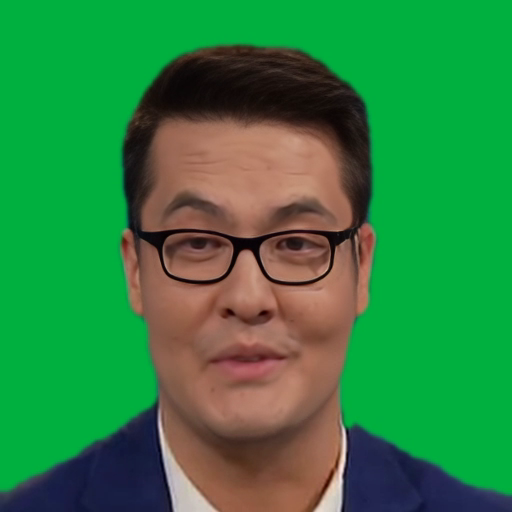
#> input picture frame 12 of hvRvskYqSe_ee2167cfd7714afb8fc3373329a28816.mp4, 512 x 512 px
$ python test_new_function.py
#> lines starting #> are read from the running program, lines starting #| are printed output that depends on the picture; after the words box and inside, x2 and y2 are one past the last pixel; in counts of white or black regions, pixels touching at a corner belong together; pictures that were not available may be replaced by others from this repository, and a replacement may not be noted
import cv2
import numpy as np
import time
import matplotlib.pyplot as plt
# Define color range for green
lower_green = np.array([35, 100, 100])
upper_green = np.array([85, 255, 255])


processedTime = []

cap = cv2.VideoCapture('/home/kientran/Code/Work/Overlayed video/hvRvskYqSe_ee2167cfd7714afb8fc3373329a28816.mp4')


if not cap.isOpened():
    print("Error opening video file")


cap2 = cv2.VideoCapture('/home/kientran/Code/Work/Overlayed video/baseVideo_15.mp4')
output = []
#Create output video
fourcc = cv2.VideoWriter_fourcc(*'mp4v')
out = cv2.VideoWriter('warpperspective_add.mp4', fourcc, 30.0, (int(cap2.get(3)), int(cap2.get(4))))

base_height = cap2.get(3)
base_width = cap2.get(4)


ratio1 = (0.68923821039903, 0.44731182795699)
ratio2 = (0.99879081015719, 0.44731182795699)
ratio3 = (0.99879081015719, 0.99784946236559)
ratio4 = (0.68923821039903,0.99784946236559)

corner1 = [int(base_height * ratio1[0]), int(base_width*ratio1[1])]
corner2 = [int(base_height * ratio2[0]), int(base_width*ratio2[1])]
corner3 = [int(base_height * ratio3[0]), int(base_width*ratio3[1])]
corner4 = [int(base_height * ratio4[0]), int(base_width*ratio4[1])]

pts1 = np.float32([[0,0], [cap.get(3), 0], [cap.get(3), cap.get(4)], [0, cap.get(4)]])
pts2 = np.float32([[corner1], [corner2], [corner3], [corner4]])
matrix = cv2.getPerspectiveTransform(pts1, pts2)

while cap.isOpened() and cap2.isOpened():

    ret, frame = cap.read()
#> frame is the input picture: shape (512, 512, 3); mean B, G, R 66, 131.1, 48
    ret1, frame1 = cap2.read()

    # start = time.time()

    if ret and ret1:

        portrait = cv2.warpPerspective(frame, matrix, (1920, 1080))
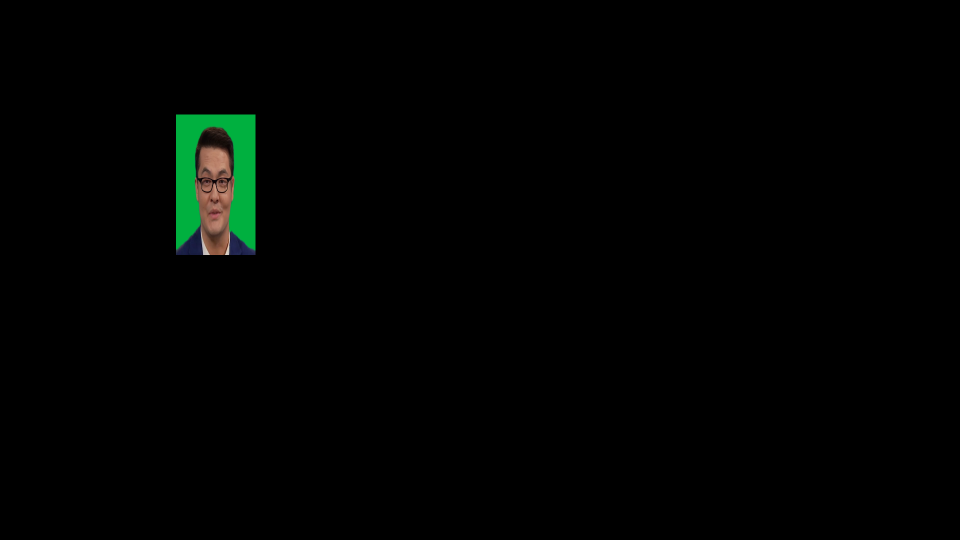
#> portrait: shape (1080, 1920, 3) (shown at 1/2 size); mean B, G, R 1.4, 2.8, 1


    #     # Create mask
        hsv = cv2.cvtColor(frame, cv2.COLOR_BGR2HSV)
#> hsv: shape (512, 512, 3); mean H, S, V 53.3, 194.1, 147.8
        mask = cv2.inRange(hsv, lower_green, upper_green)
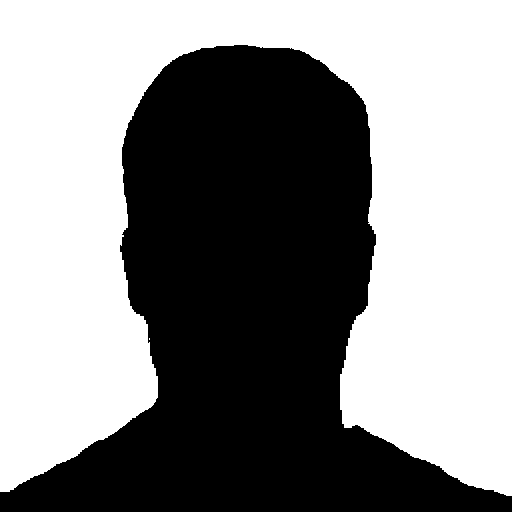
#> mask: shape (512, 512); 55.5% white; 1 black region, box (x1, y1, x2, y2) and area: (0, 45, 512, 512) 116578
        # baseMask = mask
        mask = cv2.bitwise_not(mask)

        resized_mask = cv2.warpPerspective(mask, matrix, (1920, 1080))
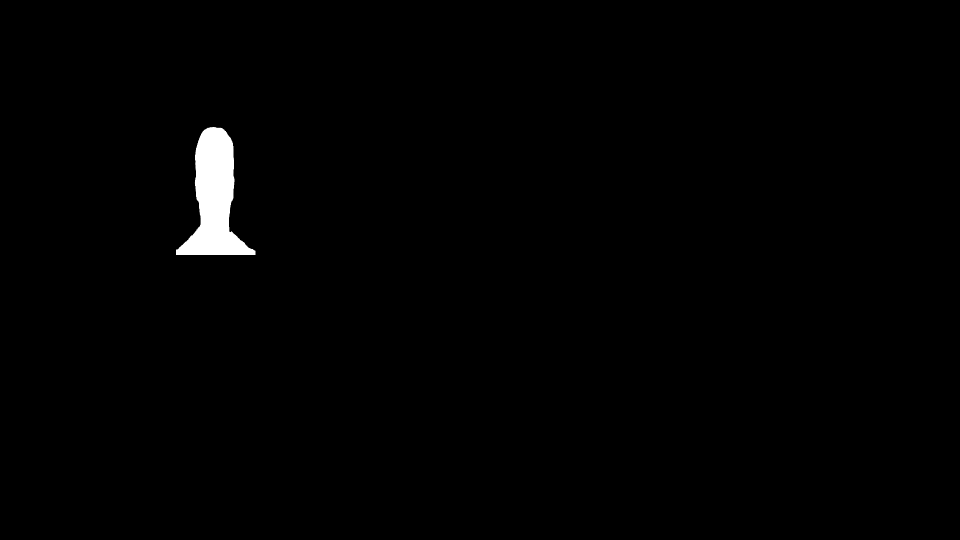
#> resized_mask: shape (1080, 1920) (shown at 1/2 size); min 0, max 255, mean 2.4
        # resizedBaseMask = cv2.warpPerspective(baseMask, matrix, (1920, 1080))
        resizedBaseMask = cv2.bitwise_not(resized_mask)
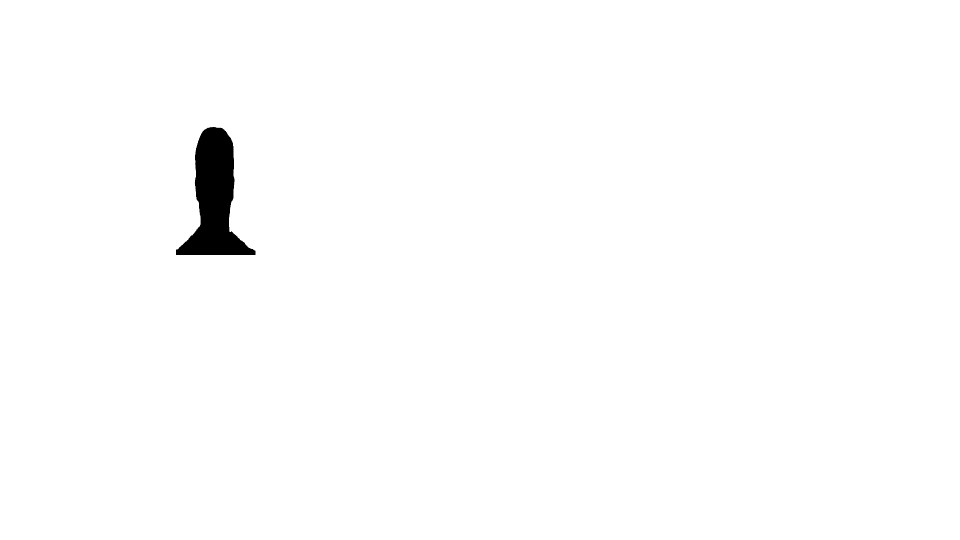
#> resizedBaseMask: shape (1080, 1920) (shown at 1/2 size); min 0, max 255, mean 252.6

        masked_frame = cv2.bitwise_and(frame, frame, mask = mask)
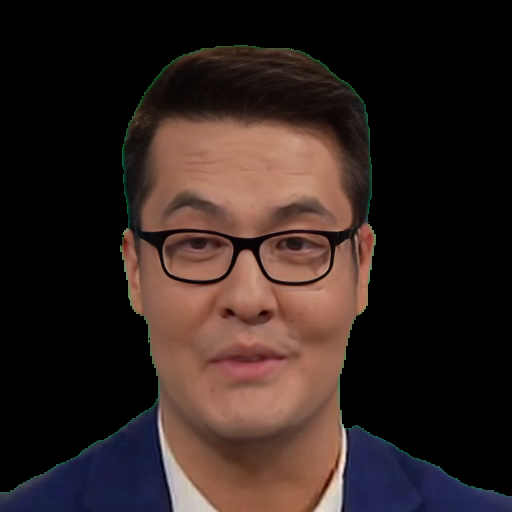
#> masked_frame: shape (512, 512, 3); mean B, G, R 30.9, 33.9, 47.6
        resizedFrame = cv2.warpPerspective(masked_frame, matrix, (1920, 1080))
#> (the run stopped early here; a loop or call above may not have finished)

$ run again, starting later in the video
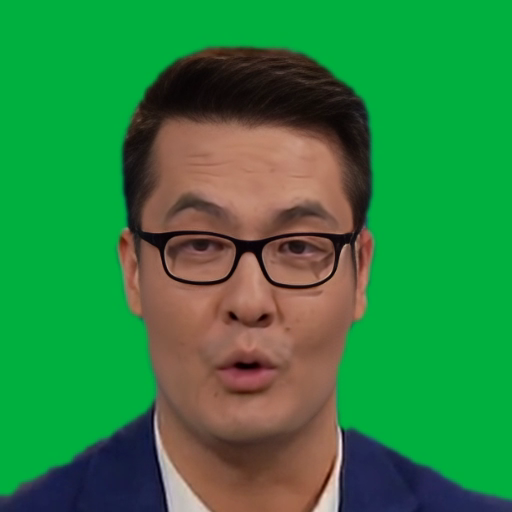
#> input picture frame 56 of hvRvskYqSe_ee2167cfd7714afb8fc3373329a28816.mp4, 512 x 512 px
#> frame is the input picture: shape (512, 512, 3); mean B, G, R 65.4, 131.3, 47
#> hsv: shape (512, 512, 3); mean H, S, V 53.5, 195.1, 147.8
#> `mask = cv2.inRange(hsv, lower_green, upper_green)`:
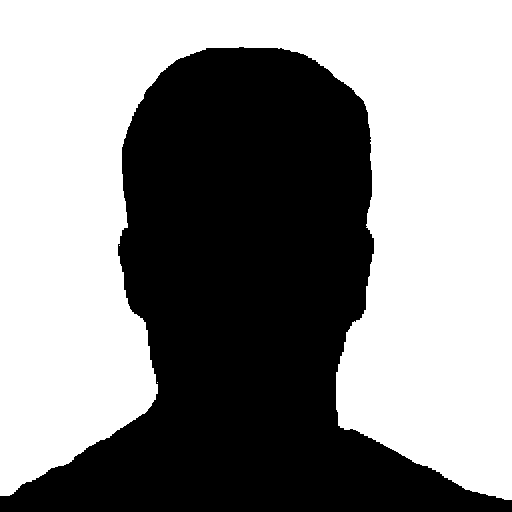
#> mask: shape (512, 512); 56.2% white; 1 black region, box (x1, y1, x2, y2) and area: (0, 47, 512, 512) 114837
#> `masked_frame = cv2.bitwise_and(frame, frame, mask = mask)`:
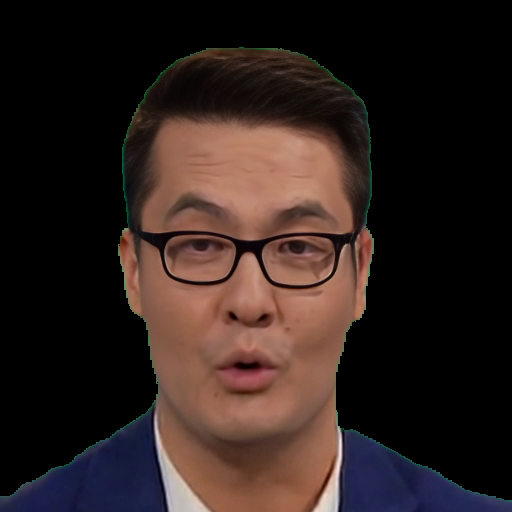
#> masked_frame: shape (512, 512, 3); mean B, G, R 29.9, 33, 46.6

$ run again, starting later in the video
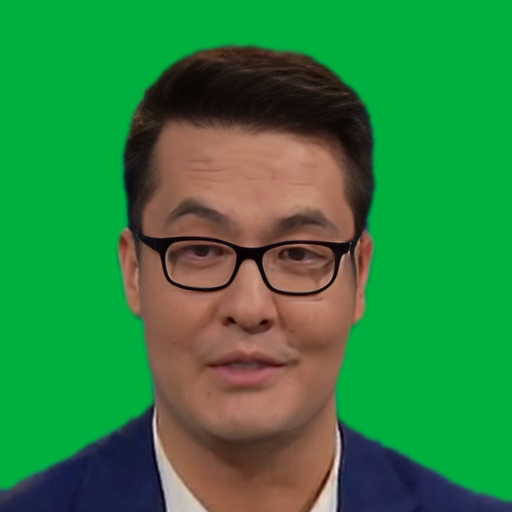
#> input picture frame 100 of hvRvskYqSe_ee2167cfd7714afb8fc3373329a28816.mp4, 512 x 512 px
#> frame is the input picture: shape (512, 512, 3); mean B, G, R 65.4, 130.8, 46.8
#> hsv: shape (512, 512, 3); mean H, S, V 53.5, 194.4, 147.2
#> `mask = cv2.inRange(hsv, lower_green, upper_green)`:
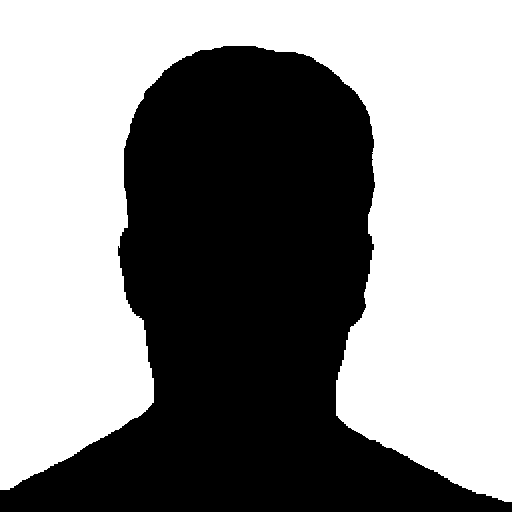
#> mask: shape (512, 512); 55.9% white; 1 black region, box (x1, y1, x2, y2) and area: (0, 46, 512, 512) 115587
#> `masked_frame = cv2.bitwise_and(frame, frame, mask = mask)`:
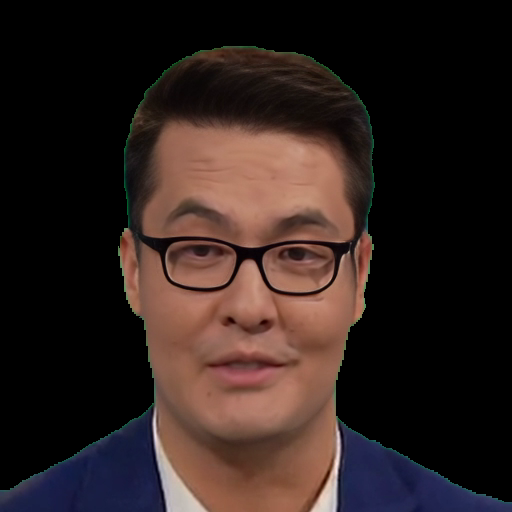
#> masked_frame: shape (512, 512, 3); mean B, G, R 30, 33, 46.4
